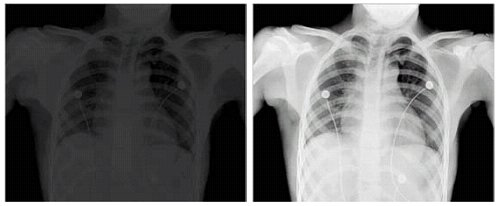
%> input picture Processamento Digital de Imagens/Laboratorio_Imagens/Laboratorio_1_5.jpg, 499 x 206 px
$ octave Lab-1.m   (GNU Octave 9; MATLAB toolbox functions it lacks are replaced by stand-ins)
%> lines starting %> are read from the running program, lines starting %| are printed output that depends on the picture
% Laboratório 1 - Processamento Digital de Imagens
% Daniel Campos da Silva - 201801485

% Para visualizar as imagens, basta descomentar (remover o '%') as linhas 'pause()'

% Questão 1

pkg load image
matriz = [];
linha = []
for j = 1:40
    linha = []
    for i = 1:40
        linha = [linha, i];
    end
    matriz = [matriz; linha];
end

matriz_cinza = mat2gray(matriz);
imshow(matriz_cinza)
%pause()

% Questão 2

imshow(matriz_cinza, [0 2])
%pause()
% A imagem ficou mais escura, indo do preto na esquerda a um cinza na direita

imshow(matriz_cinza, [0.3, 0.7])
%pause()
% Um lado na esquerda é completamente preto, enquanto um na direita é completamente branco
% e entre eles há uma pequena gradação cinza

imshow(matriz_cinza, [])
%pause()
% A imagem vai do preto na esquerda ao branco na direita, mantendo uma gradação uniforme

% Questão 3

matriz_uint8 = im2uint8(matriz_cinza);
imshow(matriz_cinza)
matriz_cinza
%pause()
imshow(matriz_uint8)
matriz_uint8
%pause()

% Na imagem há uma pequena diferença na gradação do preto ao branco
% A matriz_cinza tem valores reais de 0 a 1, enquanto a matriz_uint8 tem valores inteiros de 0 a 255

% Questão 4

matriz2 = [
-0.5, -0.5, -0.2, 0.2, 0.9, 1.2, 1.5;
-0.8, 0.7, 0.72, 0.2, 0.9, 1.2, 1.5;
-0.5, 0.5, 0.2, 0.2, 0.9, 1.2, 1.5;
-0.5, 0.45, 0.2, 0.2, 0.9, 1.2, 1.5;
-0.5, -0.5, 0.42, 0.2, 0.49, 1.2, 1.5
];

matriz2_uint8 = im2uint8(matriz2);
matriz2_gray = mat2gray(matriz2);
matriz2_uint8
imshow(matriz2_uint8)
%pause()
matriz2_gray
imshow(matriz2_gray)
%pause()
% A imagem geerada pelo mat2gray tem uma gradação mais suave,
% a gerada pelo uint8 converte a penúltima coluna para 255, que é mais do que ela deveria

matriz2_convertida = im2double(im2uint8(matriz2))
imshow(matriz2_convertida)
%pause()
% A imagem é idêntica à matriz2_uint8, porém com valores reais de 0 a 1
% As aproximações realizadas por im2uint8 se mantém ao converter com im2double

% Questão 5

imagem5_path = 'Laboratorio_Imagens/Laboratorio_1_5.jpg';
imagem5 = imread(imagem5_path);
%> imagem5 is the input picture: size 206x499x3 uint8; mean R, G, B 102.3, 102.4, 102.4
size(imagem5) % 206 499 3
%> ans = [206 499 3]
whos imagem5 % Name: imagem5 Size: 206x499x3 Bytes: 308382 Class: uint8
imfinfo(imagem5_path)
imshow(imagem5)
%pause()
% imfinfo retorna informações sobre a imagem, como:
% endereço+nome do arquivo, tamanho, formato, tipo de cor, profundidade de bits, etc.

% Questão 6

imagem6_path = 'Laboratorio_Imagens/Laboratorio_1_6.tif';
i = imread(imagem6_path);
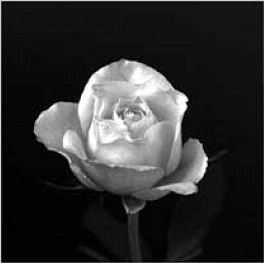
%> input picture Processamento Digital de Imagens/Laboratorio_Imagens/Laboratorio_1_6.tif, 264 x 263 px
%> i is the input picture: size 263x264 uint8; min 0, max 255, mean 47.7
imshow(i)
%pause()

imshow(i(end:-1:1, :))
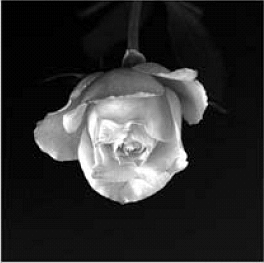
%> displayed picture: size 263x264, on the screen's scale of 0 to 255; min 0, max 255, mean 47.7; mean of the top-left, top-right, bottom-left and bottom-right quarters 41.3, 41.8, 58.7, 48.9
%pause()
% Inverte a imagem verticalmente indo de x = end a x = 1 somando -1 em x

imshow(i(65:198, 65:198))
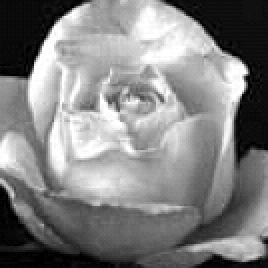
%> displayed picture: size 134x134, on the screen's scale of 0 to 255 (shown 2 times larger); min 0, max 255, mean 129.9
%pause()
% Seleciona uma região da imagem com x = [65, 198] e y = [65, 198]

imshow(i(1:2:end, 1:2:end))
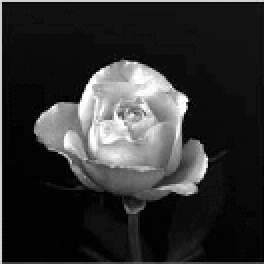
%> displayed picture: size 132x132, on the screen's scale of 0 to 255 (shown 2 times larger); min 0, max 255, mean 47.9
%pause()
% Diminui a resolução da imagem caminhando em x e y de 2 em 2

plot(i(132, :));
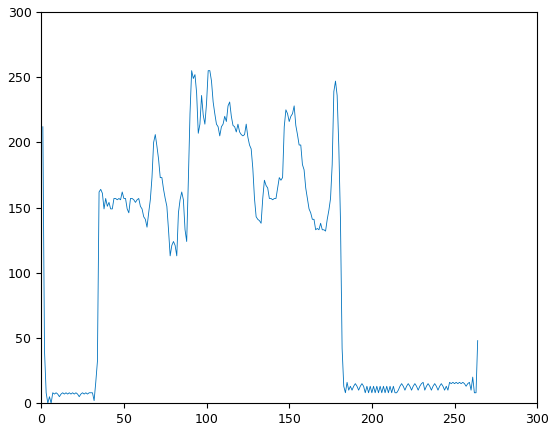
%> figure redrawn from the program's plot data; curve peaks at x = 91, y = 255
%pause()
% Seleciona a linha 132 da imagem e plota um gráfico em que
% o eixo x é a posição do pixel e o eixo y é o valor do pixel (de 0 a 255)

% Questão 7

zeros(10, 10)
% Gera uma matriz 10x10 de zeros

ones(10, 10)
% Gera uma matriz 10x10 de uns

true(10, 10)
% Gera uma matriz 10x10 de verdadeiros (1s)

false(10, 10)
% Gera uma matriz 10x10 de falsos (0s)

matriz_magic = magic(10);
matriz_magic
sum(matriz_magic) % Soma das colunas
sum(matriz_magic, 2) % Soma das linhas
% Gera uma matriz 10x10 com inteiros de 1 a 10²
% em que coolunas e linhas somam o mesmo valor (505)

rand(10, 10)
% Gera uma matriz 10x com números reais entre 0 e 1

randn(10, 10)
% Gera uma matriz 10x com números reais entre -1 e 0
